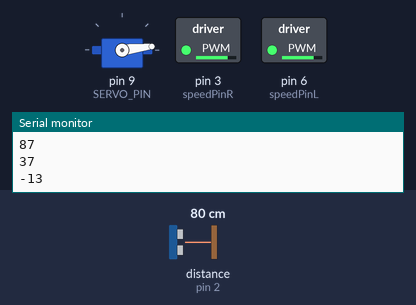
Bench run of a sketch on a simulated Arduino Uno, built with avr-gcc and run on an emulated ATmega328P. On the bench: servo, switched loads named in the sketch (green lamp = pin HIGH), the last lines printed to the serial monitor. Wiring (inferred from the names in the program): ultrasonic range finder: trigger pin 10; echo pin 2. The inputs (shaded band) are chosen by the test bench; at power-on: distance to the obstacle (sensor on pin 2) 80 cm. The echo pulse lasts 58.3 µs per cm; pins used as bus, display or sensor lines are not drawn.

Above: at 1.2 s.
1.3 s: distance to the obstacle (sensor on pin 2) set to 24 cm
3.0 s: distance to the obstacle (sensor on pin 2) set to 20 cm
At 3.22 s:
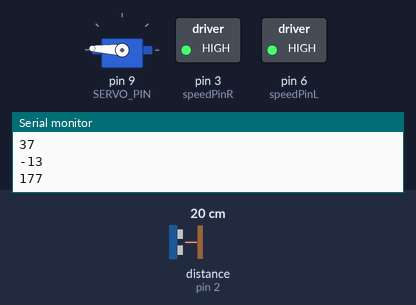
6.0 s: distance to the obstacle (sensor on pin 2) set to 35 cm
At 8.7 s:
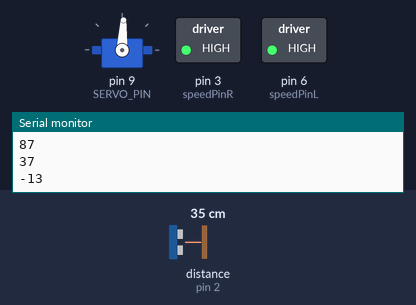
9.0 s: distance to the obstacle (sensor on pin 2) set to 2 cm
At 9.43 s:
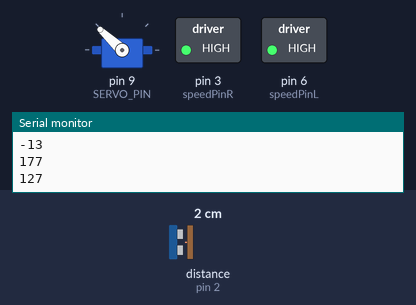
Timing chart, 0 to 13.0 s (numbered marks = the images above; inputs shaded):
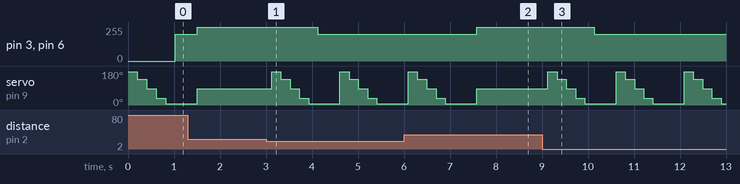

Measured:
- the behaviour switches between 22 and 21 cm on distance to the obstacle (sensor on pin 2) (found by bisection; images 0 and 1)
- after the input at 3.0 s, pin 3 (speedPinR), pin 6 (speedPinL): 255/255 → 200/255 after 1.1 s; servo on pin 9 (SERVO_PIN): 87° → 177° after 0.12 s, → 137° 0.20 s later, → 87° 0.20 s later, → 37° 0.20 s later, … (10 changes in this stretch)
- after the input at 6.0 s, pin 3 (speedPinR), pin 6 (speedPinL): 200/255 → 255/255 after 1.6 s
- after the input at 9.0 s, pin 3 (speedPinR), pin 6 (speedPinL): 255/255 → 200/255 after 1.1 s; servo on pin 9 (SERVO_PIN): 87° → 177° after 0.13 s, then repeats every 1.5 s: 137° 0.20 s, 87° 0.20 s, 37° 0.20 s, 7° 0.68 s, 177° 0.20 s

The sketch:

Detection.ino
```cpp
#include <Servo.h>

#define SERVO_PIN     9  //servo connect to D9

#define EchoF 2 // Ultrasonic Echo pin connect to D11
#define TrigF 10  // Ultrasonic Trig pin connect to D12

#define speedPinR 3   // RIGHT PWM pin connect MODEL-X ENA
#define RightDirectPin1  12    //  Right Motor direction pin 1 to MODEL-X IN1
#define RightDirectPin2  11    // Right Motor direction pin 2 to MODEL-X IN2
#define speedPinL 6        //  Left PWM pin connect MODEL-X ENB
#define LeftDirectPin1  7    // Left Motor direction pin 1 to MODEL-X IN3
#define LeftDirectPin2  8   ///Left Motor direction pin 1 to MODEL-X IN4
#define LPT 2 // scan loop coumter

#define FAST_SPEED  250     //both sides of the motor speed
#define SPEED  120     //both sides of the motor speed
#define TURN_SPEED  200     //both sides of the motor speed
#define BACK_SPEED1  255     //back speed
#define BACK_SPEED2  90     //back speed

Servo head;
long distance, duration, FrontSensor;

void setup() {
  // put your setup code here, to run once:
  pinMode(TrigF, OUTPUT);
  pinMode(EchoF, INPUT);
  head.attach(SERVO_PIN);
  //88 = middle for servo facing forward
  head.write(87);
  Serial.begin(9600);
}
void detection(int trig) {

  int bestDistance = 0;
  int bestAngle = 0;
    for(int i = 177; i >= -13; i-=50) {
      Serial.println(i);
      if(i == -13)
        i = 7;

      else if(i == 127)
        i = 137;

      head.write(i);

      delay(200);
      SonarSensor(TrigF, EchoF);
      FrontSensor = distance;
      if(distance > bestDistance) {
        bestDistance = distance;
        bestAngle = i;
      }
    }
    if(bestAngle == 177) {
      //Full Left
      go_Left(75);
      delay(400);
      stop_Stop();
      head.write(87);
    }
    else if(bestAngle == 137) {
      //Half Left
      go_Left(75);
      delay(100);
      stop_Stop();
      head.write(87);
    }
    else if(bestAngle == 27) {
      //Half Right
      go_Right(75);
      delay(100);
      stop_Stop();
      head.write(87);
    }
    else if(bestAngle == 7) {
      //Full Right
      go_Right(75);
      delay(400);
      stop_Stop();
      head.write(87);
    }
    else {
      //Straight forward
      head.write(87);
    }
    while(FrontSensor > 20 || FrontSensor == 0) {
      SonarSensor(TrigF, EchoF);
      FrontSensor = distance;
      go_Advance(75);
    }
    stop_Stop();
    return;

}
void SonarSensor(int trigPin,int echoPin) {
digitalWrite(trigPin, LOW);
delayMicroseconds(2);
digitalWrite(trigPin, HIGH);
delayMicroseconds(10);
digitalWrite(trigPin, LOW);
duration = pulseIn(echoPin, HIGH);
distance = (duration/2) / 29.1;
}

void loop() {
  // put your main code here, to run repeatedly:
  detection(TrigF);
}
void go_Advance(int t) {
  //Forward
  digitalWrite(RightDirectPin1, HIGH);
  digitalWrite(RightDirectPin2,LOW);
  digitalWrite(LeftDirectPin1,HIGH);
  digitalWrite(LeftDirectPin2,LOW);
  analogWrite(speedPinL,255);
  analogWrite(speedPinR,255);
  delay(t);
}
void go_Left(int t) {
  //Turn left
  digitalWrite(RightDirectPin1, HIGH);
  digitalWrite(RightDirectPin2,LOW);
  digitalWrite(LeftDirectPin1,LOW);
  digitalWrite(LeftDirectPin2,HIGH);
  analogWrite(speedPinL,200);
  analogWrite(speedPinR,200);
  delay(t);
}
void go_Right(int t) {
  //Turn right
  digitalWrite(RightDirectPin1, LOW);
  digitalWrite(RightDirectPin2,HIGH);
  digitalWrite(LeftDirectPin1,HIGH);
  digitalWrite(LeftDirectPin2,LOW);
  analogWrite(speedPinL,200);
  analogWrite(speedPinR,200);
  delay(t);
}
void go_Back(int t) {
  //Reverse
  digitalWrite(RightDirectPin1, LOW);
  digitalWrite(RightDirectPin2,HIGH);
  digitalWrite(LeftDirectPin1,LOW);
  digitalWrite(LeftDirectPin2,HIGH);
  analogWrite(speedPinL,255);
  analogWrite(speedPinR,255);
  delay(t);
}
void stop_Stop() {
  //Stop
  digitalWrite(RightDirectPin1, LOW);
  digitalWrite(RightDirectPin2,LOW);
  digitalWrite(LeftDirectPin1,LOW);
  digitalWrite(LeftDirectPin2,LOW);
}
```
